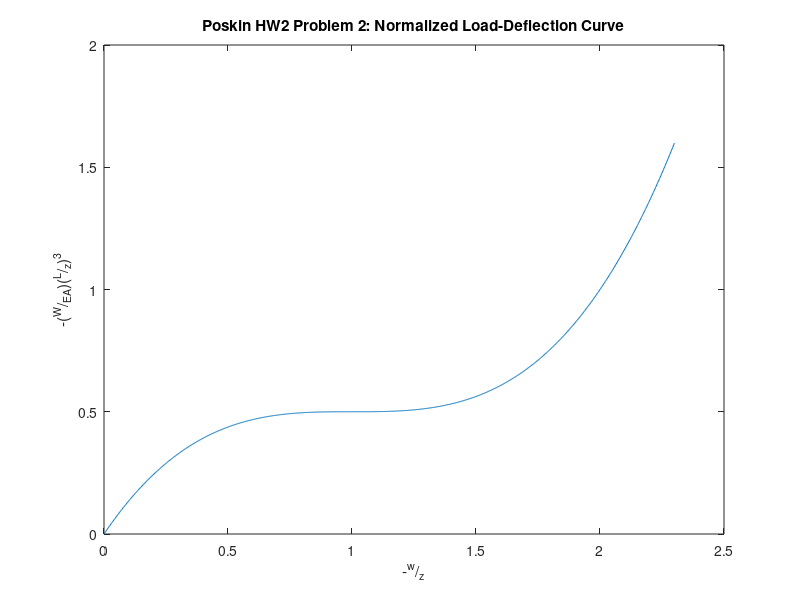

Reproduce this figure in MATLAB.
% Poskin CE 810 HW2 Problem 2

clear; clc; close all

w_norm = linspace(0,-2.3,1000); % Normalized displacement (w/z)

% Normalized load equation from notes (W/EA*(L/z)^3), k_s = EAz^3/2l^3
W_norm = 3/2*w_norm + 3/2*w_norm.^2 + 1/2*w_norm.^3;

plot(-w_norm,-W_norm)
title('Poskin HW2 Problem 2: Normalized Load-Deflection Curve')
xlabel('-^{w}/_{z}')
ylabel('-(^{W}/_{EA})(^{L}/_{z})^3')